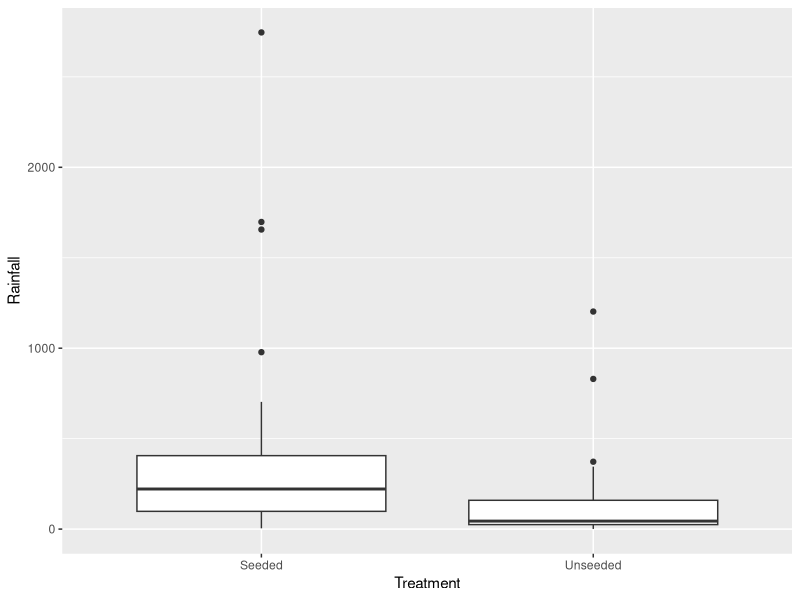
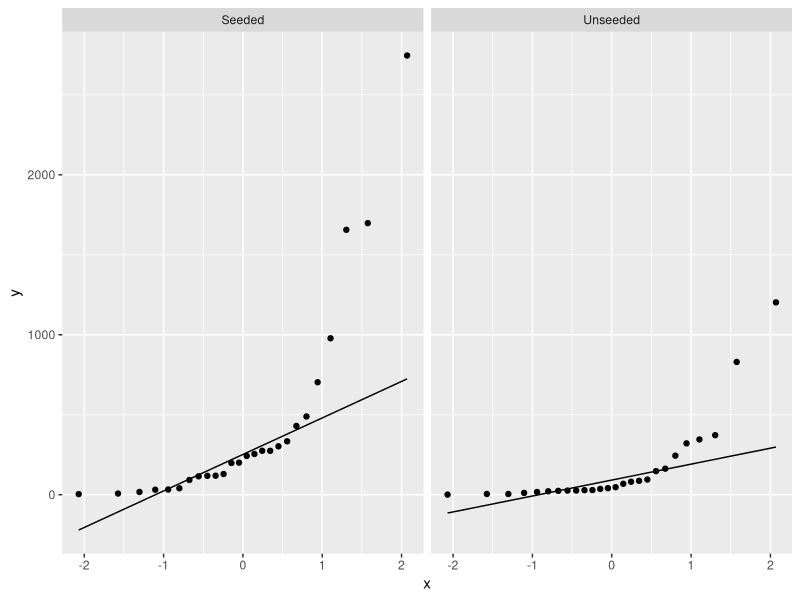
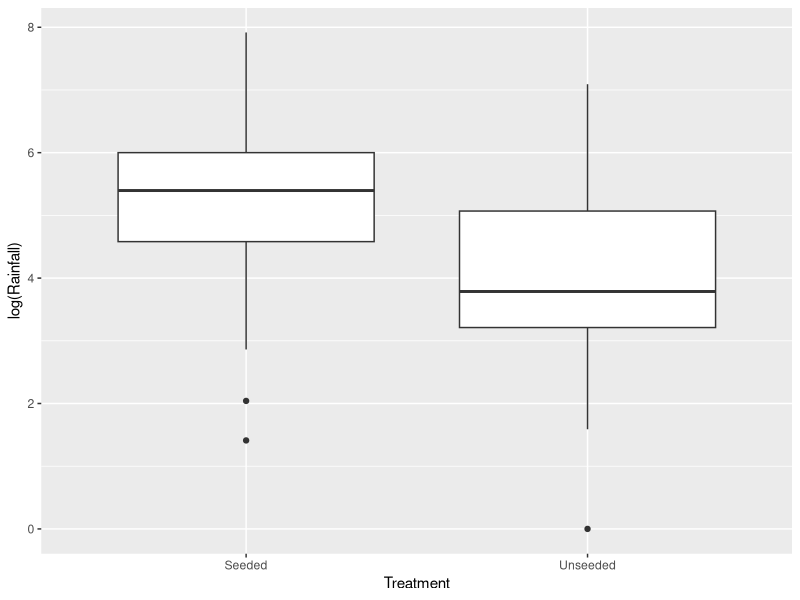
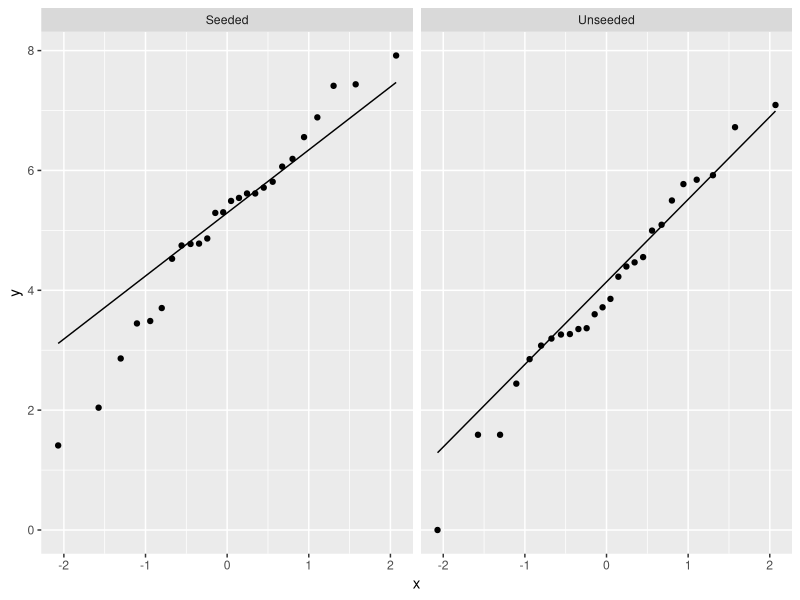
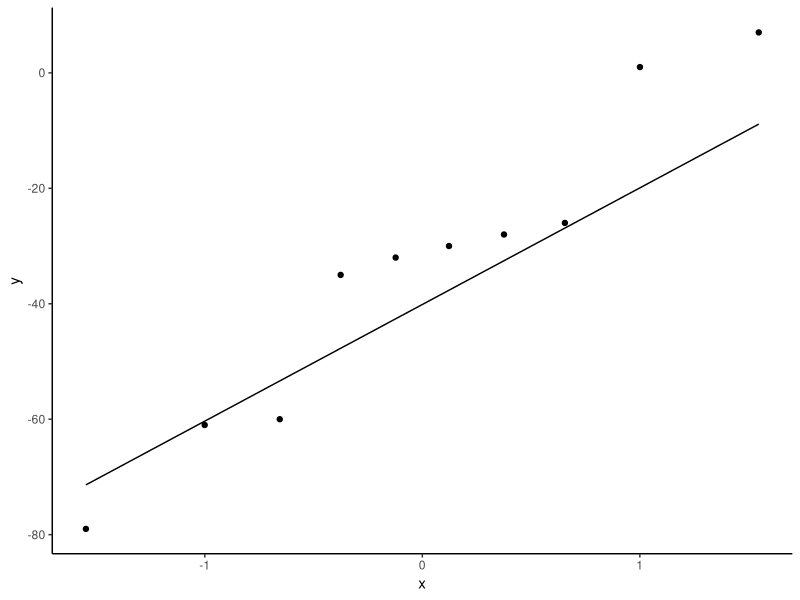
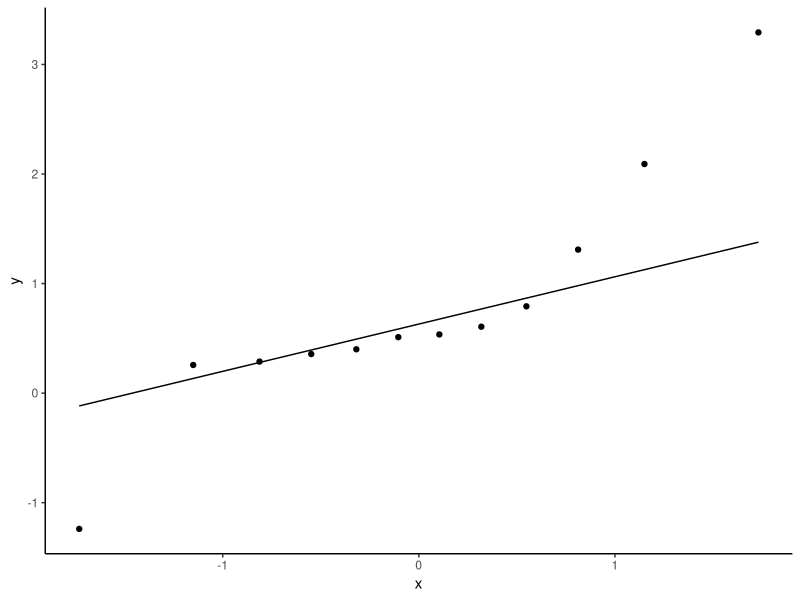

Source code (R) for these figures, in order:
## ---- chunk 1
library(ggplot2)
cloud<-read.table("Data/case0301.txt", header=T)
str(cloud)

ggplot(cloud, aes(x=Treatment,y=Rainfall)) + geom_boxplot()
# unequal variance and skewed distributions

ggplot(cloud, aes(sample=Rainfall)) + 
              stat_qq()+
              stat_qq_line() + 
              facet_wrap(facets = vars(Treatment))
#non-normal data and requires log transformation

ggplot(cloud,aes(x=Treatment,y=log(Rainfall)))+geom_boxplot()
# seems to be more even distribution and variance

ggplot(cloud, aes(sample=log(Rainfall))) + 
              stat_qq()+
              stat_qq_line() + 
              facet_wrap(facets = vars(Treatment))
#higher values look better, but some low values are way off line now.

aggregate(log(Rainfall) ~ Treatment, data = cloud, length)
# equal sample sizes

aggregate(log(Rainfall) ~ Treatment, data = cloud, mean)
# mean

aggregate(log(Rainfall) ~ Treatment, data = cloud, sd)
# standard deviations

t.test(log(Rainfall) ~ Treatment, data = cloud, var.equal = T)
# pooled t.test on log scale


object<-t.test(log(Rainfall) ~ Treatment, data = cloud)
object

# Welch t-test

# to obtain an accurate 95% ci we must exponentiate the results of the t-test
exp(object$conf.int)
## ---- chunk 2
rat <-read.table("Data/togetherness.txt",header=T)
rat

t.test(rat$Alone,rat$Together,paired = T, conf= 0.90)
# paired t-test: first vector minus second vector (Alone - Together)

rat$Diff<-rat$Alone-rat$Together
t.test(rat$Diff,conf=0.90)
# one-sample t.test of the differences

ggplot(rat,aes(sample=Diff))+stat_qq()+stat_qq_line() + theme_classic()
## ---- chunk 3
mayfly<-read.table("Data/mayfly.txt",header=T)
mayfly

mayfly$LogDif<-log(mayfly$Above) - log(mayfly$Below)

mayfly.test<-t.test(mayfly$LogDif)
# one-sample t.test of the difference of log means
mayfly.test

0.5*((exp(mayfly.test$conf.int[2]))-(exp(mayfly.test$conf.int[1])))


exp(0.766644)
# median count above outfalls is expeceted to be 2.152 times median count below outfalls.

# graphical tests:
ggplot(mayfly,aes(sample=LogDif))+stat_qq()+stat_qq_line() + theme_classic()
# seems like even after a log-transformation we do not have normally distributed data

